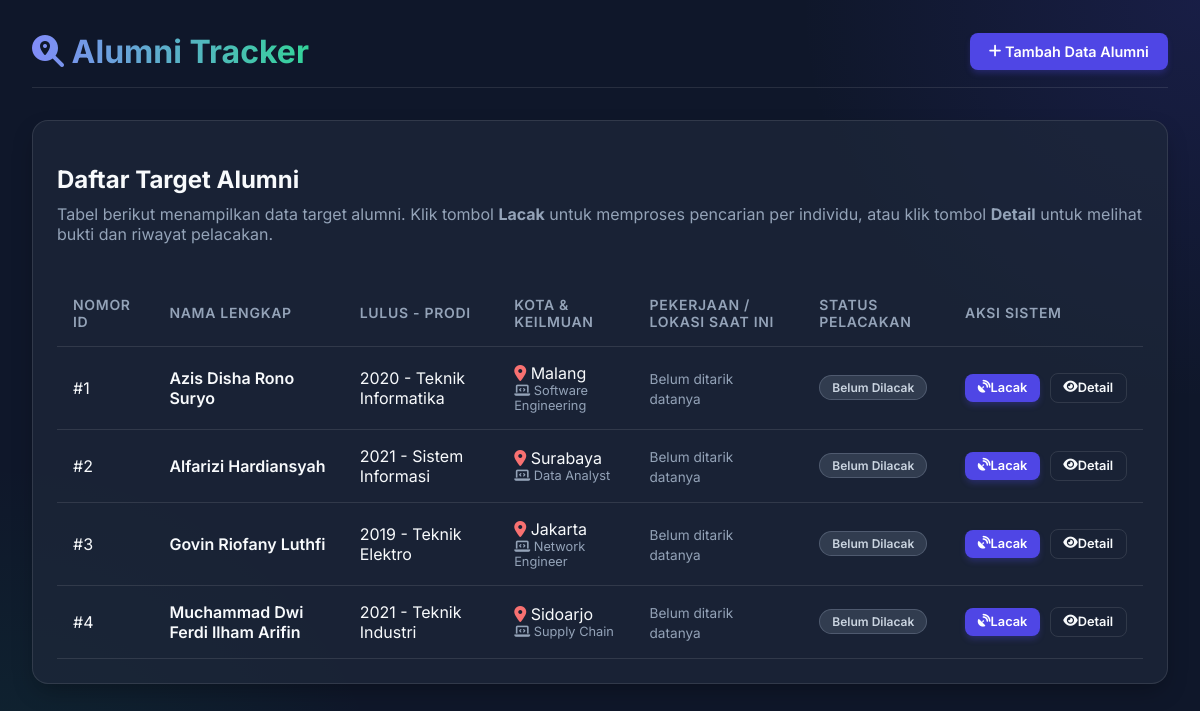
The page / on the database its author committed.
### tables this page shows
CREATE TABLE IF NOT EXISTS alumni (
    id INT AUTO_INCREMENT PRIMARY KEY,
    nama_lengkap VARCHAR(255) NOT NULL,
    inisial VARCHAR(50),
    prodi VARCHAR(100),
    tahun_lulus YEAR,
    kota VARCHAR(100),
    bidang_keilmuan VARCHAR(100),
    status_pelacakan VARCHAR(50) DEFAULT 'Belum Dilacak',
    jabatan VARCHAR(100) DEFAULT NULL,
    perusahaan VARCHAR(100) DEFAULT NULL,
    lokasi VARCHAR(100) DEFAULT NULL,
    tanggal_update DATE DEFAULT NULL,
    waktu_sekarang DATE DEFAULT NULL,
    jadwal_pelacakan VARCHAR(20) DEFAULT '7_hari'
);

### index.php (the view, shortened to what this page needs)
<?php
require_once 'db.php';
$stmt = $pdo->query("SELECT * FROM alumni ORDER BY status_pelacakan ASC");
$alumni_list = $stmt->fetchAll();
?>
<!DOCTYPE html>
<html lang="id">
<head>
    <link rel="stylesheet" href="style.css">
    <link rel="stylesheet" href="https://cdnjs.cloudflare.com/ajax/libs/font-awesome/6.4.0/css/all.min.css">
</head>
<body>
    <div class="container animate-fade-in">
        <header>
            <h1><i class="fas fa-search-location"></i> Alumni Tracker</h1>
            <div>
                <a href="add.php" class="btn btn-primary" id="addBtn">
                    <i class="fas fa-plus"></i> &nbsp;Tambah Data Alumni
                </a>
            </div>
        </header>
        <div class="glass-card">
            <h2>Daftar Target Alumni</h2>
            <p style="color: var(--text-muted); margin-top:-10px; margin-bottom: 20px;">
                Tabel berikut menampilkan data target alumni. Klik tombol <strong>Lacak</strong> untuk memproses pencarian per individu, atau klik tombol <strong>Detail</strong> untuk melihat bukti dan riwayat pelacakan.
            </p>
            <div style="overflow-x: auto;">
                <table>
                    <thead>
                        <tr>
                            <th>Nomor ID</th>
                            <th>Nama Lengkap</th>
                            <th>Lulus - Prodi</th>
                            <th>Kota & Keilmuan</th>
                            <th>Pekerjaan / Lokasi Saat Ini</th>
                            <th>Status Pelacakan</th>
                            <th>Aksi Sistem</th>
                        </tr>
                    </thead>
                    <tbody>
                        <?php foreach($alumni_list as $al): ?>
                        <tr>
                            <td>#<?= $al['id'] ?></td>
                            <td style="font-weight: 600;"><?= htmlspecialchars($al['nama_lengkap']) ?></td>
                            <td><?= $al['tahun_lulus'] ?> - <?= htmlspecialchars($al['prodi']) ?></td>
                            <td>
                                <div><i class="fas fa-map-marker-alt" style="color:#f87171;"></i> <?= htmlspecialchars($al['kota']) ?></div>
                                <div style="font-size: 0.8em; color: var(--text-muted);"><i class="fas fa-laptop-code"></i> <?= htmlspecialchars($al['bidang_keilmuan']) ?></div>
                            </td>
                            <td>
                                <?php if($al['jabatan']): ?>
                                    <div style="font-weight: 500; font-size: 0.9em;"><?= htmlspecialchars($al['jabatan']) ?> di <?= htmlspecialchars($al['perusahaan']) ?></div>
                                    <div style="font-size: 0.8em; color: var(--text-muted);"><?= htmlspecialchars($al['lokasi']) ?></div>
                                <?php else: ?>
                                    <span style="color:var(--text-muted); font-size: 0.85em;">Belum ditarik datanya</span>
                                <?php endif; ?>
                            </td>
                            <td>
                                <?php
                                    $badge = 'badge-neutral';
                                ?>
                                <span class="badge <?= $badge ?>"><?= $al['status_pelacakan'] ?></span>
                            </td>
                            <td style="white-space: nowrap;">
                                <a href="tracker.php?id=<?= $al['id'] ?>" class="btn btn-primary" style="padding: 0.4rem 0.8rem; font-size:0.8rem; margin-right: 0.3rem;" title="Jalankan Proses Pelacakan">
                                    <i class="fas fa-satellite-dish"></i> Lacak
                                </a>
                                <a href="detail.php?id=<?= $al['id'] ?>" class="btn btn-outline" style="padding: 0.4rem 0.8rem; font-size:0.8rem;">
                                    <i class="fas fa-eye"></i> Detail
                                </a>
                            </td>
                        </tr>
                        <?php endforeach; ?>
                    </tbody>
                </table>
            </div>
        </div>
    </div>
</body>
</html>

### style.css (style rules this page uses)
:root { --primary: #4f46e5; --primary-hover: #4338ca; --bg-color: #0f172a; --card-bg: rgba(30, 41, 59, 0.7); --text-main: #f8fafc; --text-muted: #94a3b8; --border-color: rgba(255, 255, 255, 0.1); --success: #10b981; --warning: #f59e0b; --danger: #ef4444; }
body { background-color: var(--bg-color); color: var(--text-main); font-family: 'Inter', 'Segoe UI', sans-serif; margin: 0; padding: 2rem; min-height: 100vh; background-image: radial-gradient(circle at top right, rgba(79, 70, 229, 0.15), transparent 400px), radial-gradient(circle at bottom left, rgba(16, 185, 129, 0.1), transparent 400px); }
.container { max-width: 1200px; margin: 0 auto; }
header { display: flex; justify-content: space-between; align-items: center; margin-bottom: 2rem; padding-bottom: 1rem; border-bottom: 1px solid var(--border-color); }
h1 { font-weight: 700; background: linear-gradient(to right, #818cf8, #34d399); -webkit-background-clip: text; -webkit-text-fill-color: transparent; margin: 0; }
.glass-card { background: var(--card-bg); backdrop-filter: blur(12px); -webkit-backdrop-filter: blur(12px); border: 1px solid var(--border-color); border-radius: 1rem; padding: 1.5rem; box-shadow: 0 10px 25px -5px rgba(0, 0, 0, 0.3); transition: transform 0.3s ease, box-shadow 0.3s ease; }
table { width: 100%; border-collapse: collapse; margin-top: 1rem; }
th, td { padding: 1rem; text-align: left; border-bottom: 1px solid var(--border-color); }
th { color: var(--text-muted); font-weight: 600; font-size: 0.875rem; text-transform: uppercase; letter-spacing: 0.05em; }
.badge { padding: 0.25rem 0.75rem; border-radius: 9999px; font-size: 0.75rem; font-weight: 600; display: inline-block; }
.badge-neutral { background-color: rgba(148, 163, 184, 0.2); color: #cbd5e1; border: 1px solid rgba(148, 163, 184, 0.3); }
.btn { display: inline-flex; align-items: center; padding: 0.6rem 1.2rem; border-radius: 0.5rem; font-weight: 600; text-decoration: none; cursor: pointer; transition: all 0.2s; border: none; font-size: 0.9rem; }
.btn-primary { background-color: var(--primary); color: white; box-shadow: 0 4px 6px -1px rgba(79, 70, 229, 0.3); }
.btn-outline { background-color: transparent; color: var(--text-main); border: 1px solid var(--border-color); }
.animate-fade-in { animation: fadeIn 0.5s ease-out forwards; }

### rows shown on the page
alumni: id "1", nama_lengkap "Azis Disha Rono Suryo", tahun_lulus "2020", prodi "Teknik Informatika", kota "Malang", bidang_keilmuan "Software Engineering", shows "Belum ditarik datanya", status_pelacakan "Belum Dilacak"
alumni: id "2", nama_lengkap "Alfarizi Hardiansyah", tahun_lulus "2021", prodi "Sistem Informasi", kota "Surabaya", bidang_keilmuan "Data Analyst", shows "Belum ditarik datanya", status_pelacakan "Belum Dilacak"
alumni: id "3", nama_lengkap "Govin Riofany Luthfi", tahun_lulus "2019", prodi "Teknik Elektro", kota "Jakarta", bidang_keilmuan "Network Engineer", shows "Belum ditarik datanya", status_pelacakan "Belum Dilacak"
alumni: id "4", nama_lengkap "Muchammad Dwi Ferdi Ilham Arifin", tahun_lulus "2021", prodi "Teknik Industri", kota "Sidoarjo", bidang_keilmuan "Supply Chain", shows "Belum ditarik datanya", status_pelacakan "Belum Dilacak"
